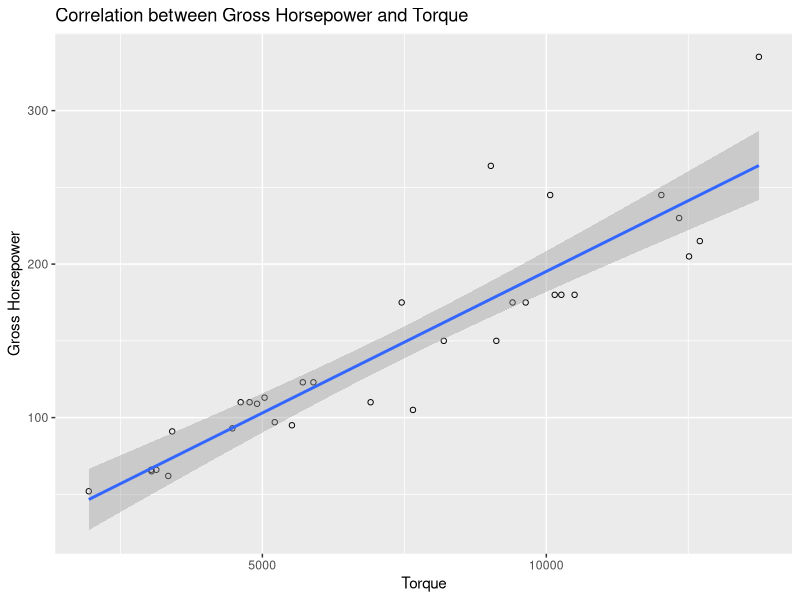
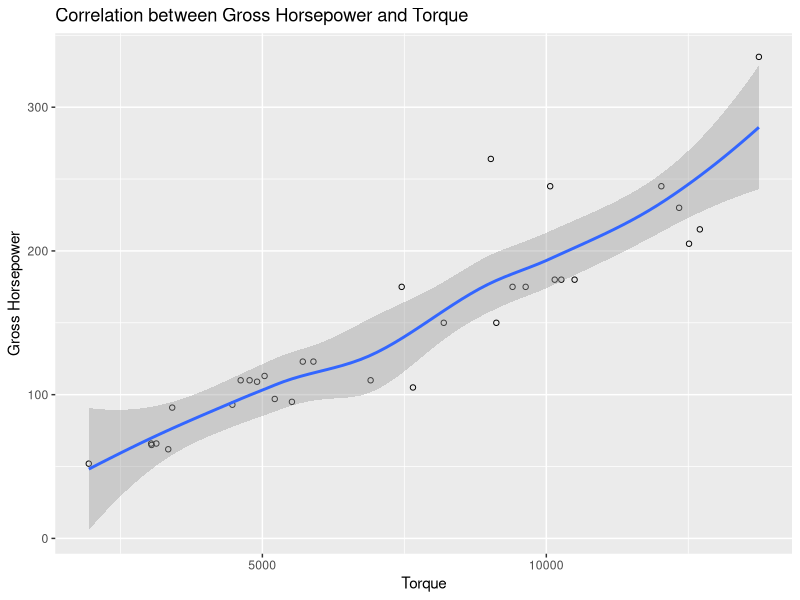
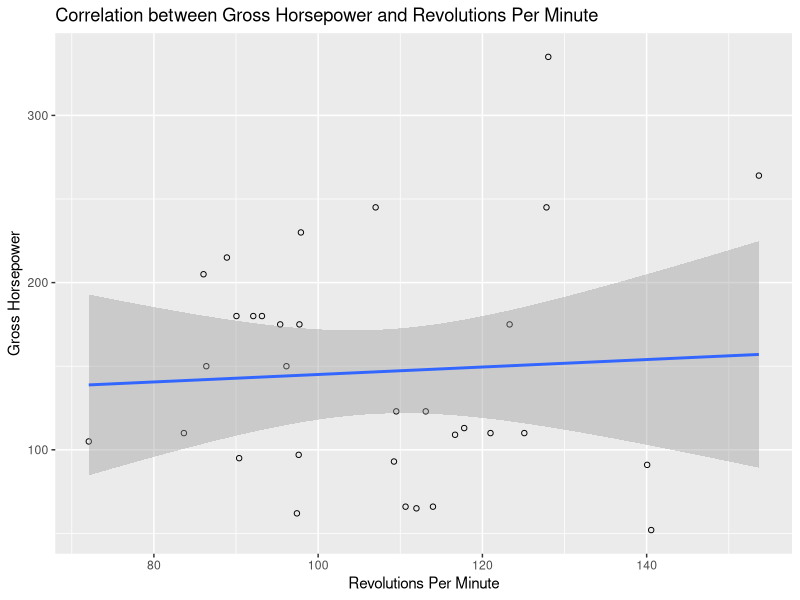
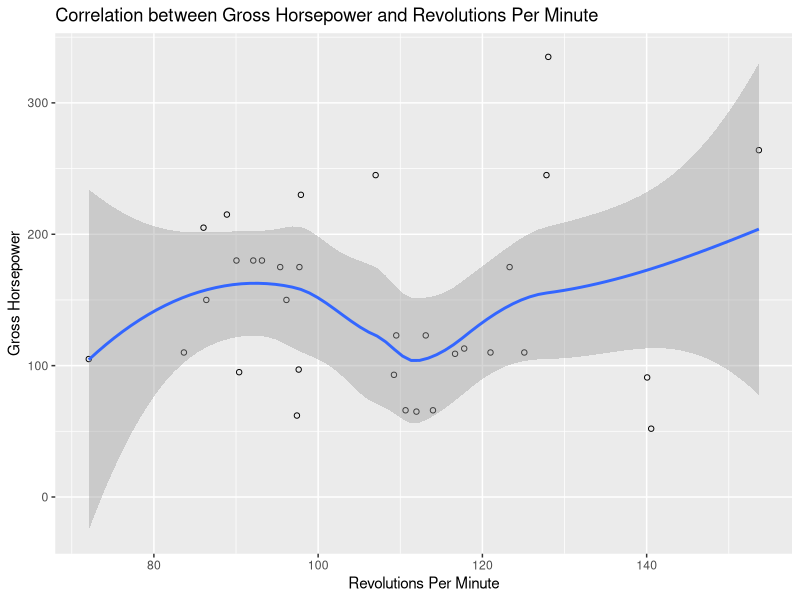
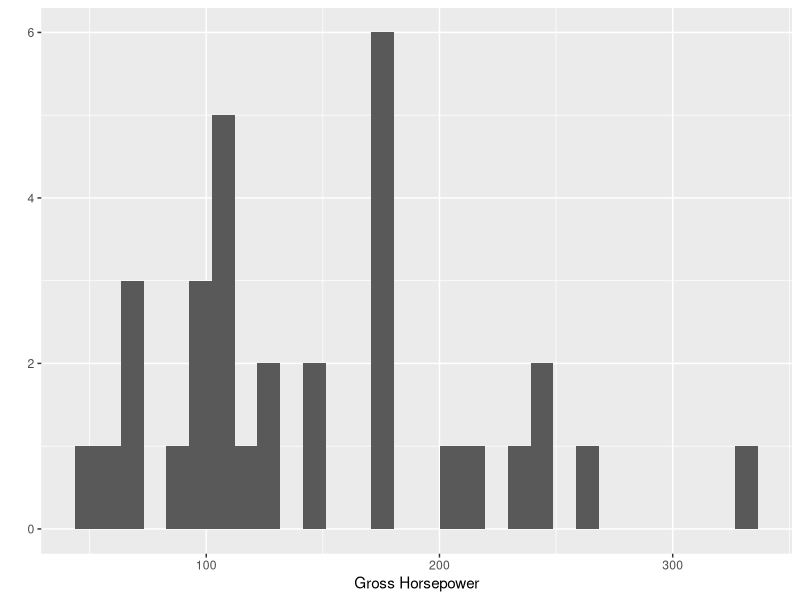
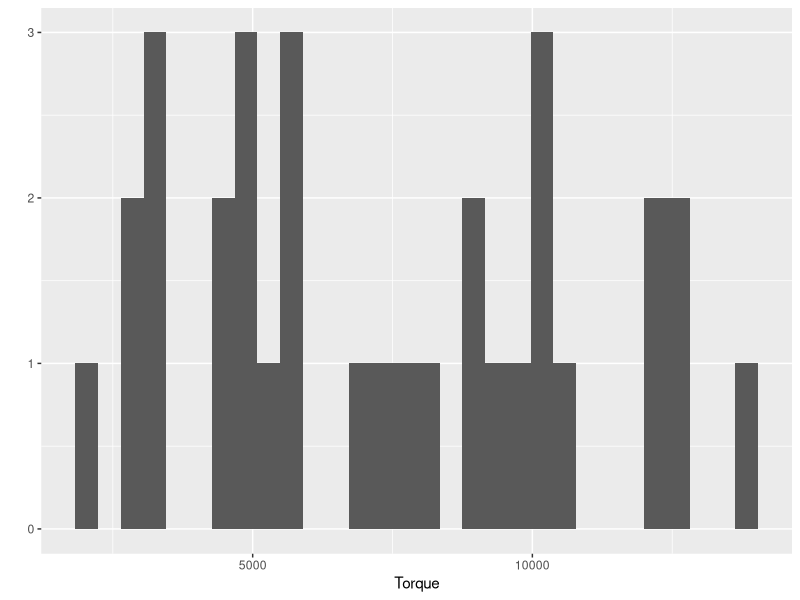
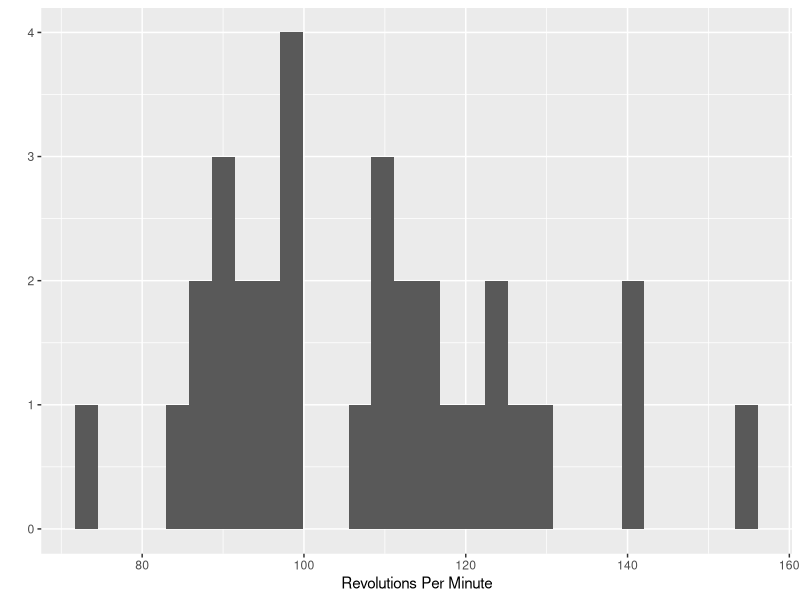

The R source for these figures, in order:
## ---- chunk 1
#install.packages("ggplot2")
## ---- chunk 2
library(ggplot2)
library(plyr)
library(datasets)
## ---- chunk 3
colnames(mtcars) <- c("Mileage (miles/gallon)", 
"Number of Cylinders", 
"Displacement (cubic inches)", 
"Gross Horsepower", 
"Rear Axle Ratio", 
"Weight (lb/1000)",
"Quarter Mile Time (Seconds)", 
"Engine Shape (V or Straight)", 
"Manual or Automatic Transmission",
"Number of Forward Gears", 
"Number of Carburettors")
mtcars
## ---- chunk 4
mtcars$`Engine Shape (V or Straight)` <- gsub("0", "V", 
mtcars$`Engine Shape (V or Straight)`)
mtcars$`Engine Shape (V or Straight)` <- gsub("1", "Straight", 
mtcars$`Engine Shape (V or Straight)`)
mtcars$`Manual or Automatic Transmission` <- gsub("0", "Automatic", 
mtcars$`Manual or Automatic Transmission`)
mtcars$`Manual or Automatic Transmission` <- gsub("1", "Manual", 
mtcars$`Manual or Automatic Transmission`)
mtcars
## ---- chunk 5
str(mtcars)
summary(mtcars)
## ---- chunk 6
mtcars$`Full Mile Time (Seconds)` <- (mtcars$`Quarter Mile Time (Seconds)`)*4
## ---- chunk 7
mtcars$`Full Mile Time (Seconds)`
## ---- chunk 8
mtcars$`Speed (Miles Per Second)` <- 1/(mtcars$`Full Mile Time (Seconds)`)
## ---- chunk 9
mtcars$`Speed (Miles Per Second)`
## ---- chunk 10
mtcars$`Revolutions Per Minute` <- (mtcars$`Speed (Miles Per Second)`)*2112*(mtcars$`Rear Axle Ratio`)
## ---- chunk 11
mtcars$`Revolutions Per Minute`
## ---- chunk 12
mtcars$`Torque` <- 
((mtcars$`Gross Horsepower`)*5252)/(mtcars$`Revolutions Per Minute`)
## ---- chunk 13
mtcars$`Torque`
## ---- chunk 14
cardata1 <- mtcars[c(15,4)]
cardata1
cardata2 <- mtcars[c(14,4)]
cardata2
## ---- chunk 15
#From this, the probability that a randomly selected model has a minimal torque of 5,000 is 22/32. We determine the answer by dividing the number of observation in this subset by the total number of observations in the original set.
c1 <- cardata1[cardata1$`Torque` >= 5000, c("Torque", "Gross Horsepower")]
str(c1)

#From this, the probability that a randomly selected model has a minimal gross horsepower of 200 is 7/32. We determine the answer the same way we determined it perivously.
c2 <- cardata1[cardata1$`Gross Horsepower` >= 200, c("Torque", "Gross Horsepower")]
str(c2)


#After multiplying the two probabilites we get an answer of 0.15. 


c3 <- cardata1[cardata1$`Torque` >= 5000 & cardata1$`Gross Horsepower` >= 200, c("Torque", "Gross Horsepower")]
str(c3)

#From this, the probability that a randomly selected model has both a minimal gross horsepower of 200 and a minimal torque of 5,000 is 7/32 or 0.22. Since this does not exactly equal the probability that we previously computed, we can conclude that torque and gross horsepower are dependent on each other. 

## ---- chunk 16
#P(Revolutions Per Minute >= 110) = 14/32
c4 <- cardata2[cardata2$`Revolutions Per Minute` >= 110, c("Revolutions Per Minute", "Gross Horsepower")]
str(c4)

#P(Gross Horsepower >= 90) = 27/32
c5 <- cardata2[cardata2$`Gross Horsepower` >= 90, c("Revolutions Per Minute", "Gross Horsepower")]
str(c5)

#Multiplying the two probabilities we get 0.37.

#P(Revolutions Per Minute >= 110 AND Gross Horsepower >= 90) = 10/32 = 0.32
c6 <- cardata2[cardata2$`Gross Horsepower` >= 90 & cardata2$`Revolutions Per Minute` >= 110, c("Revolutions Per Minute", "Gross Horsepower")]
str(c6)

#In this case also, both quantities are dependent on each other. 
## ---- chunk 17
require(ggplot2)

ggplot(data = cardata1, 
aes(x = cardata1$`Torque`, 
y = cardata1$`Gross Horsepower`))+
geom_point(shape = 1)+
geom_smooth(method = lm)+
xlab("Torque")+
ylab("Gross Horsepower")+
ggtitle("Correlation between Gross Horsepower and Torque")

ggplot(data = cardata1, 
aes(x = cardata1$`Torque`, 
y = cardata1$`Gross Horsepower`))+
geom_point(shape = 1)+
geom_smooth()+
xlab("Torque")+
ylab("Gross Horsepower")+
ggtitle("Correlation between Gross Horsepower and Torque")

ggplot(data = cardata2, 
aes(x = cardata2$`Revolutions Per Minute`, 
y = cardata2$`Gross Horsepower`))+
geom_point(shape = 1)+
geom_smooth(method = lm)+
xlab("Revolutions Per Minute")+
ylab("Gross Horsepower")+
ggtitle("Correlation between Gross Horsepower and Revolutions Per Minute")

ggplot(data = cardata2, 
aes(x = cardata2$`Revolutions Per Minute`, 
y = cardata2$`Gross Horsepower`))+
geom_point(shape = 1)+
geom_smooth()+
xlab("Revolutions Per Minute")+
ylab("Gross Horsepower")+
ggtitle("Correlation between Gross Horsepower and Revolutions Per Minute")
## ---- chunk 18
cor(cardata1$`Gross Horsepower`, cardata1$`Torque`)
cor(cardata2$`Gross Horsepower`, cardata2$`Revolutions Per Minute`)

#Horsepower has an almost-linear correlation with torque but not with the number of revolutions per minute. A line of best fit does exist in the scatter plot. The correlation coefficient with torque is 0.91 which is close to 1 which indicates that the correlation is almost linear. The correlation coefficient with the number of revolutions per minute is 0.06 which is close to 0 which indicates that there is almost no linear correlation with the number of revolutions per minute. It is almost impossible for a line of best fit to exist. However, it is possible for a loess smothed fit curve to exist for both relations.     
## ---- chunk 19
require(ggplot2)
qplot(cardata1$`Gross Horsepower`, data = cardata1, xlab = 'Gross Horsepower')
qplot(cardata1$`Torque`, data = cardata1, xlab = 'Torque')
qplot(cardata2$`Revolutions Per Minute`, data = cardata2, xlab = 'Revolutions Per Minute')
#None of the above distributions are normal. 
## ---- chunk 20
sd(cardata1$`Gross Horsepower`)
sd(cardata1$`Torque`)
sd(cardata2$`Revolutions Per Minute`)
#The data values for torque are the furthest spread from the mean because the standard deviation for that data set is equivalent to 3,383.843. 
